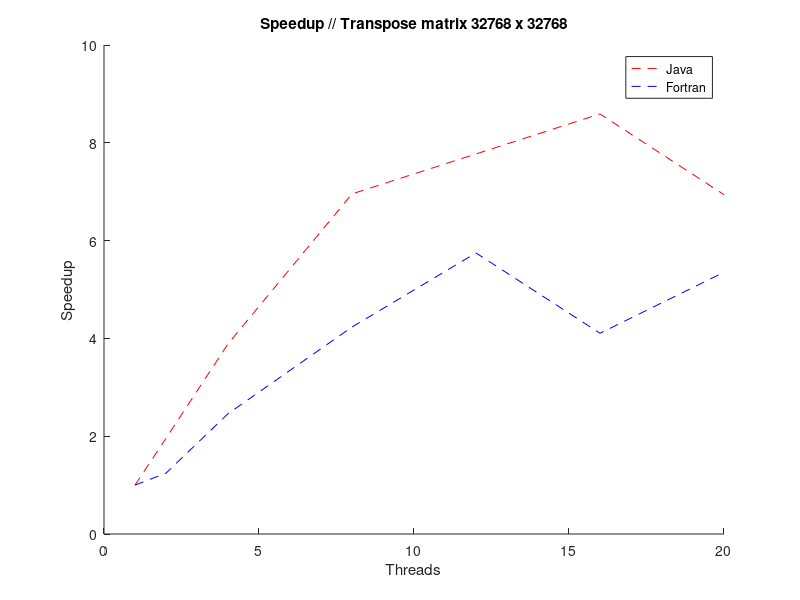
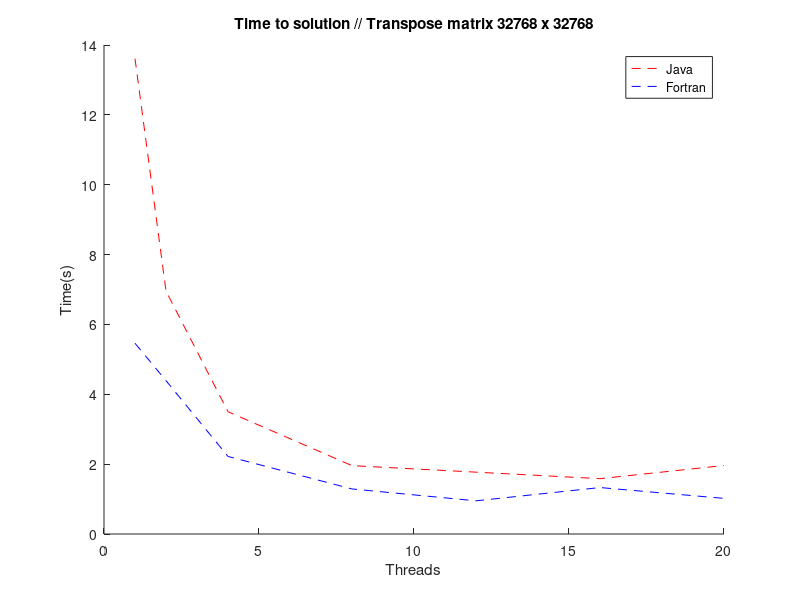

The MATLAB source for these figures, in order:

clear all;

cores=[1 2 4 8 16 20];
coresF=[1 2 4 8 12 16 20];
timeJava=[13610634 6954175 3500408 1956986 1584536 1961205]/1000000;
timeFortran=[5.46 4.39 2.22 1.29 0.95 1.33 1.02];
ap1 = timeJava(1);
ap2 = timeFortran(1);
speedupJava = zeros(1,length(timeJava));
speedupF = zeros(1,length(timeFortran));

for i=1:length(timeJava)
    speedupJava(i) = ap1./timeJava(i);
end

for i=1:length(timeFortran)
    speedupF(i) = ap2./timeFortran(i);
end

f1 = figure('Name','speedup');
hold on;
xlabel('Threads');
ylabel('Speedup');
title('Speedup // Transpose matrix 32768 x 32768');
plot(cores,speedupJava,'--r');
plot(coresF,speedupF,'--b');
legend('Java','Fortran');

f2 = figure('Name','time');
hold on;
xlabel('Threads');
ylabel('Time(s)');
title('Time to solution // Transpose matrix 32768 x 32768');
plot(cores,timeJava,'--r');
plot(coresF,timeFortran,'--b');
legend('Java','Fortran');
